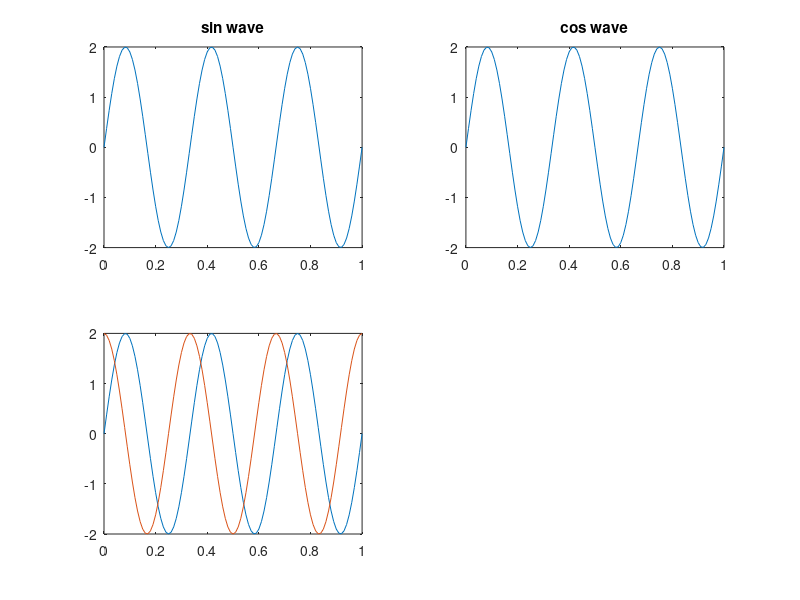

MATLAB code to generate this figure:
#sin and cos wave together
a=2;
t=0:0.01:1;
f=3;
xt=a*sin(2*pi*f*t);
subplot(2,2,1);  
plot(t,xt)
title("sin wave");

a=2;
t=0:0.01:1;
f=3;
xt2=a*cos(2*pi*f*t);
subplot(2,2,2);  
plot(t,xt)
title("cos wave");

a=2;
t=0:0.01:1;
f=3;
xt=a*sin(2*pi*f*t);
xt2=a*cos(2*pi*f*t);
subplot(2,2,3);  
plot(t,xt,t,xt2)